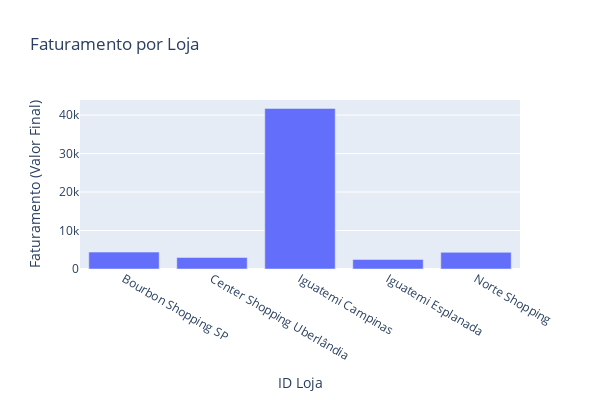

The notebook cell saved with this chart:
### Markdown cell above
Amostra do grafico do total de faturamento por loja

### Code cell
# grafico do faturamento
import plotly.express as px

# Agrupar pelo 'ID Loja' e somar os 'Valor Final'
dados = tabela.groupby('ID Loja')['Valor Final'].sum().reset_index()

# Definir dados para o gráfico
dados_x = dados['ID Loja']
dados_y = dados['Valor Final']

# Criar o gráfico de barras
graf_coluna = px.bar(x=dados_x, y=dados_y, height=400, width=600, 
                     labels={'x': 'ID Loja', 'y': 'Faturamento (Valor Final)'},
                     title='Faturamento por Loja')

# Exibir o gráfico
graf_coluna.show()

### Figure 1 — Plotly figure (JSON) as saved in the notebook; plotly's stock layout.template omitted (floating-point values rounded to 4 significant figures)
{"data": [{"alignmentgroup": "True", "hovertemplate": "ID Loja=%{x}<br>Faturamento (Valor Final)=%{y}<extra></extra>", "legendgroup": "", "marker": {"color": "#636efa", "pattern": {"shape": ""}}, "name": "", "offsetgroup": "", "orientation": "v", "showlegend": false, "textposition": "auto", "type": "bar", "x": ["Bourbon Shopping SP", "Center Shopping Uberlândia", "Iguatemi Campinas", "Iguatemi Esplanada", "Norte Shopping"], "xaxis": "x", "y": [4386, 2994, 41720, 2473, 4322], "yaxis": "y"}], "layout": {"barmode": "relative", "height": 400, "legend": {"tracegroupgap": 0}, "title": {"text": "Faturamento por Loja"}, "width": 600, "xaxis": {"anchor": "y", "autorange": true, "domain": [0, 1], "range": [-0.5, 4.5], "title": {"text": "ID Loja"}, "type": "category"}, "yaxis": {"anchor": "x", "autorange": true, "domain": [0, 1], "range": [0, 43920.0], "title": {"text": "Faturamento (Valor Final)"}, "type": "linear"}}}
